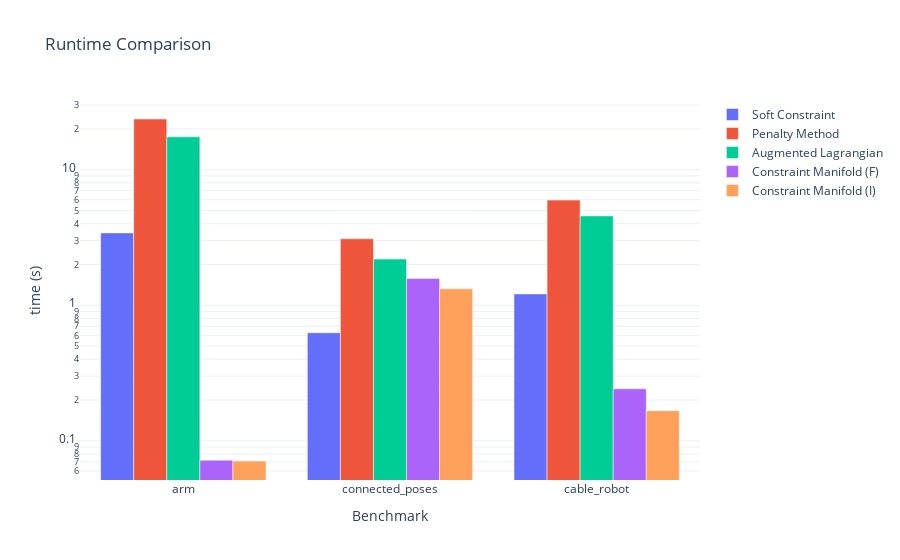
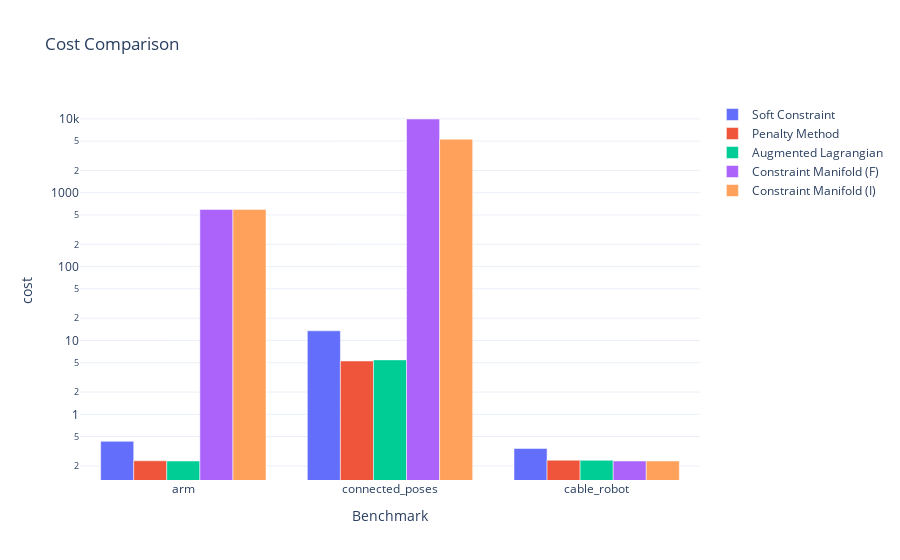
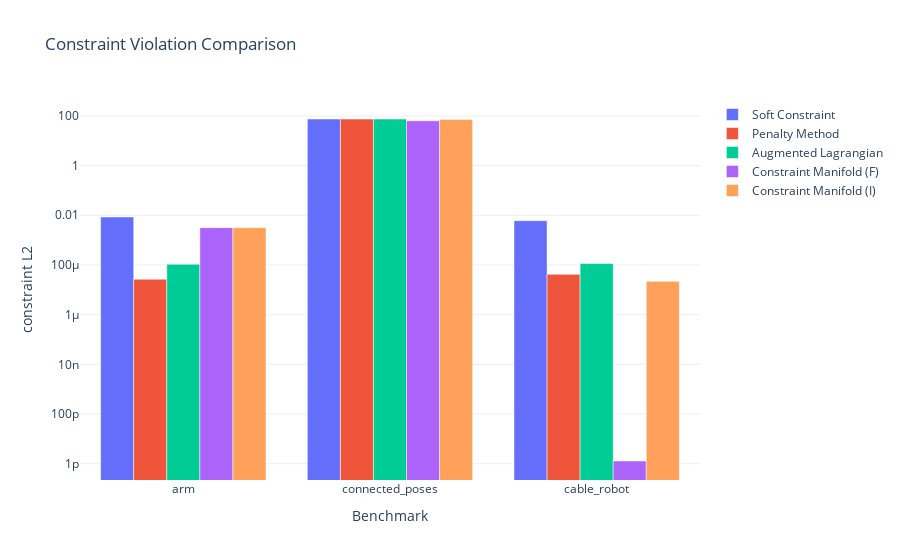

The notebook cell these images were saved under, in order:
### Code cell
def make_grouped_bar(rows, metric: str, title: str, y_title: str, log_y: bool = False):
    methods_order = [
        'Soft Constraint',
        'Penalty Method',
        'Augmented Lagrangian',
        'Constraint Manifold (F)',
        'Constraint Manifold (I)',
    ]
    benchmarks = []
    seen_benchmarks = set()
    for target_name, target_cfg in TARGETS.items():
        benchmark_name = target_cfg.get('benchmark_id', target_name)
        if benchmark_name not in seen_benchmarks:
            seen_benchmarks.add(benchmark_name)
            benchmarks.append(benchmark_name)
    for row in rows:
        benchmark_name = row['benchmark']
        if benchmark_name not in seen_benchmarks:
            seen_benchmarks.add(benchmark_name)
            benchmarks.append(benchmark_name)

    value_map = {}
    for r in rows:
        value_map[(r['benchmark'], r['method'])] = r[metric]

    fig = go.Figure()
    for method in methods_order:
        y = []
        for b in benchmarks:
            y.append(value_map.get((b, method), None))
        if any(v is not None for v in y):
            fig.add_trace(go.Bar(name=method, x=benchmarks, y=y))

    fig.update_layout(
        title=title,
        barmode='group',
        xaxis_title='Benchmark',
        yaxis_title=y_title,
        template='plotly_white',
    )
    if log_y:
        fig.update_yaxes(type='log')
    return fig


if not rows:
    print('No rows to plot.')
else:
    fig_time = make_grouped_bar(rows, 'time_s', 'Runtime Comparison', 'time (s)', log_y=True)
    fig_cost = make_grouped_bar(rows, 'cost', 'Cost Comparison', 'cost', log_y=True)
    fig_constraint = make_grouped_bar(rows, 'constraint_l2', 'Constraint Violation Comparison', 'constraint L2', log_y=True)

    fig_time.show()
    fig_cost.show()
    fig_constraint.show()

### Figure 1 — Plotly figure (JSON) as saved in the notebook; plotly's stock layout.template omitted (floating-point values rounded to 4 significant figures)
{"data": [{"name": "Soft Constraint", "type": "bar", "x": ["arm", "connected_poses", "cable_robot"], "y": [3.42, 0.627, 1.213]}, {"name": "Penalty Method", "type": "bar", "x": ["arm", "connected_poses", "cable_robot"], "y": [23.67, 3.096, 5.968]}, {"name": "Augmented Lagrangian", "type": "bar", "x": ["arm", "connected_poses", "cable_robot"], "y": [17.48, 2.193, 4.563]}, {"name": "Constraint Manifold (F)", "type": "bar", "x": ["arm", "connected_poses", "cable_robot"], "y": [0.072, 1.578, 0.242]}, {"name": "Constraint Manifold (I)", "type": "bar", "x": ["arm", "connected_poses", "cable_robot"], "y": [0.071, 1.324, 0.167]}], "layout": {"barmode": "group", "title": {"text": "Runtime Comparison"}, "xaxis": {"title": {"text": "Benchmark"}}, "yaxis": {"title": {"text": "time (s)"}, "type": "log"}}}

### Figure 2 — Plotly figure (JSON) as saved in the notebook; plotly's stock layout.template omitted (floating-point values rounded to 4 significant figures)
{"data": [{"name": "Soft Constraint", "type": "bar", "x": ["arm", "connected_poses", "cable_robot"], "y": [0.4309, 13.51, 0.3449]}, {"name": "Penalty Method", "type": "bar", "x": ["arm", "connected_poses", "cable_robot"], "y": [0.235, 5.277, 0.2393]}, {"name": "Augmented Lagrangian", "type": "bar", "x": ["arm", "connected_poses", "cable_robot"], "y": [0.2334, 5.457, 0.2386]}, {"name": "Constraint Manifold (F)", "type": "bar", "x": ["arm", "connected_poses", "cable_robot"], "y": [594.7, 9960.0, 0.2335]}, {"name": "Constraint Manifold (I)", "type": "bar", "x": ["arm", "connected_poses", "cable_robot"], "y": [594.7, 5297.0, 0.2335]}], "layout": {"barmode": "group", "title": {"text": "Cost Comparison"}, "xaxis": {"title": {"text": "Benchmark"}}, "yaxis": {"title": {"text": "cost"}, "type": "log"}}}

### Figure 3 — Plotly figure (JSON) as saved in the notebook; plotly's stock layout.template omitted (floating-point values rounded to 4 significant figures)
{"data": [{"name": "Soft Constraint", "type": "bar", "x": ["arm", "connected_poses", "cable_robot"], "y": [0.008571, 75.25, 0.006052]}, {"name": "Penalty Method", "type": "bar", "x": ["arm", "connected_poses", "cable_robot"], "y": [2.67e-05, 74.93, 4.188e-05]}, {"name": "Augmented Lagrangian", "type": "bar", "x": ["arm", "connected_poses", "cable_robot"], "y": [0.0001063, 74.93, 0.0001139]}, {"name": "Constraint Manifold (F)", "type": "bar", "x": ["arm", "connected_poses", "cable_robot"], "y": [0.003182, 63.84, 1.28e-12]}, {"name": "Constraint Manifold (I)", "type": "bar", "x": ["arm", "connected_poses", "cable_robot"], "y": [0.003182, 72.55, 2.193e-05]}], "layout": {"barmode": "group", "title": {"text": "Constraint Violation Comparison"}, "xaxis": {"title": {"text": "Benchmark"}}, "yaxis": {"title": {"text": "constraint L2"}, "type": "log"}}}
